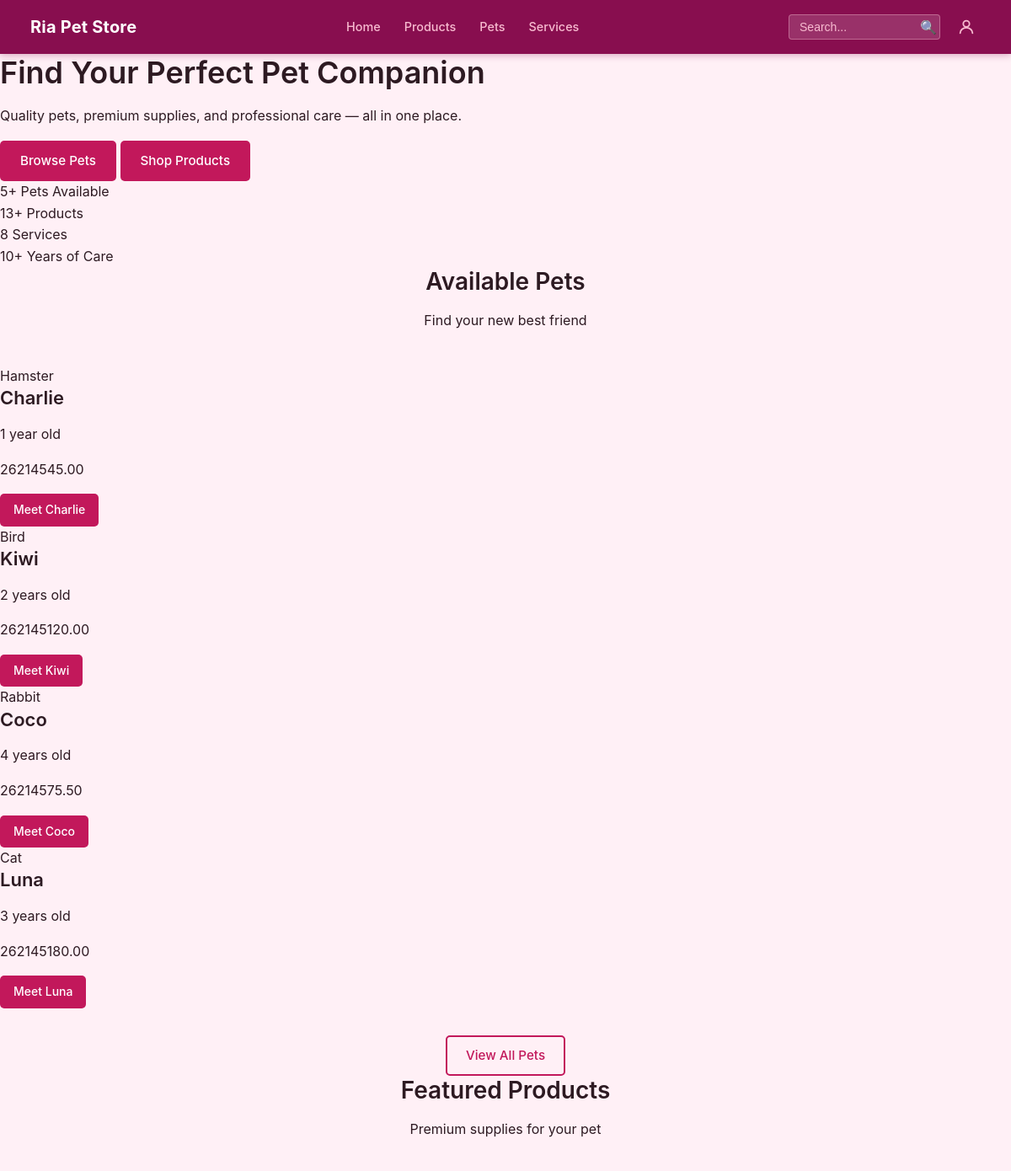
Before: / (upper part) with the older database file.
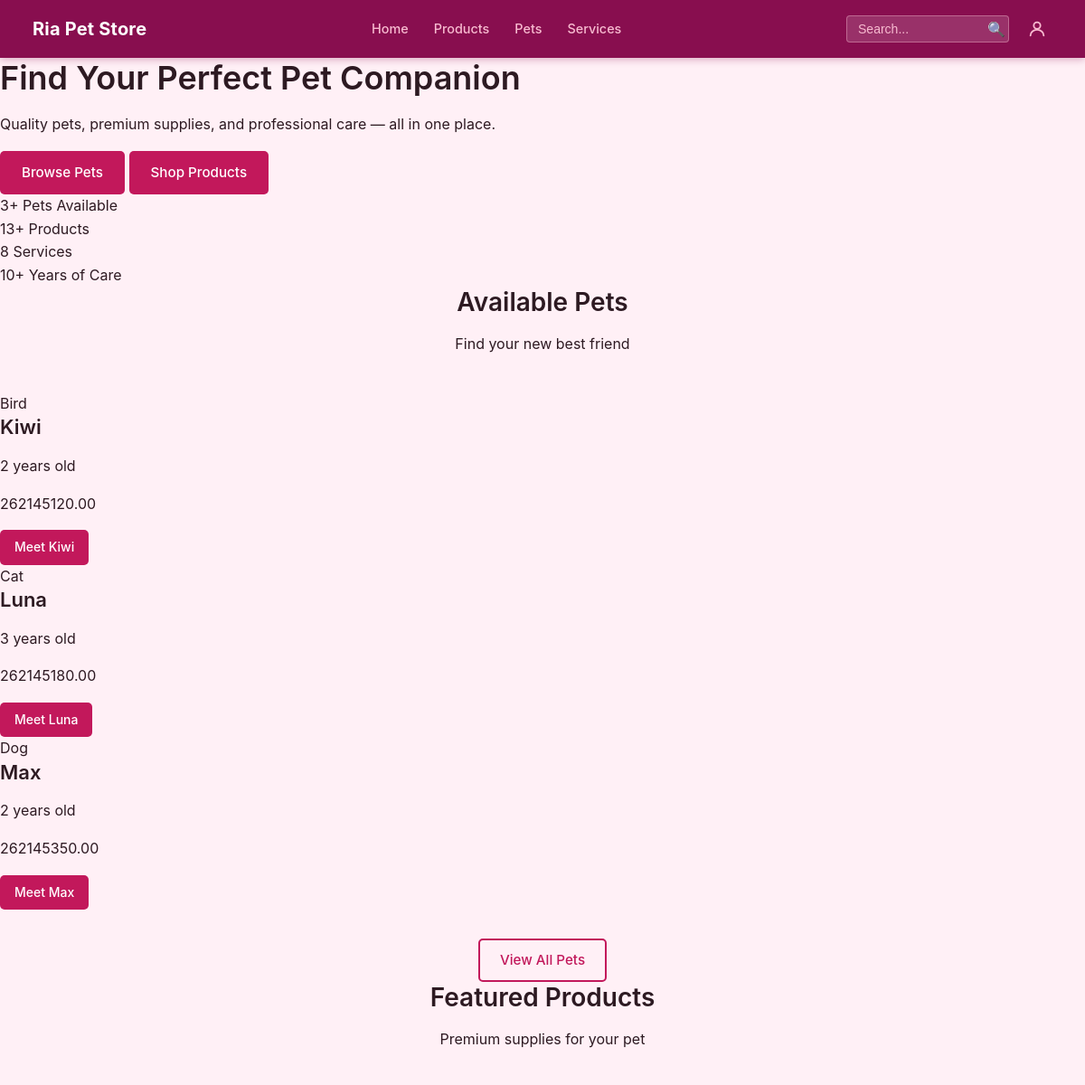
After: the same page with the newer database file.
### tables this page shows
CREATE TABLE `pets` (
  `id` int(11) NOT NULL,
  `name` varchar(50) NOT NULL,
  `species` varchar(30) DEFAULT NULL,
  `breed` varchar(100) DEFAULT NULL,
  `color` varchar(50) DEFAULT NULL,
  `age` int(11) DEFAULT NULL,
  `gender` enum('male','female') DEFAULT NULL,
  `price` decimal(10,2) DEFAULT NULL,
  `description` text DEFAULT NULL,
  `pet_status` enum('available','sold','reserved','adopted') DEFAULT 'available',
  `image` varchar(255) DEFAULT NULL,
  `created_at` timestamp NOT NULL DEFAULT current_timestamp(),
  `updated_at` timestamp NOT NULL DEFAULT current_timestamp() ON UPDATE current_timestamp(),
  `featured` tinyint(1) DEFAULT 0
);

### index.php (called while the page is built)
<?php
require_once __DIR__ . '/public/pages/index.php';

### backend/config/config.php (called while the page is built, shortened)
<?php
class Config
{
    private static $config = [];
    private static function loadDefaults()
    {
        self::$config = [
            'APP_NAME' => 'Ria Pet Store',
            'APP_ENV' => 'development',
            'APP_URL' => 'http://localhost/petstore',
            'APP_DEBUG' => true,
            'DB_HOST' => 'localhost',
            'DB_USER' => 'root',
            'DB_PASS' => '',
            'DB_NAME' => 'pet_store',
            'UPLOAD_MAX_SIZE' => 2097152,
            'UPLOAD_ALLOWED_TYPES' => 'image/jpeg,image/png,image/gif',
            'UPLOAD_PATH' => '../assets/uploads/',
            'PLACEHOLDER_IMAGE_SMALL' => 'https://via.placeholder.com/200x150?text=No+Image',
            'PLACEHOLDER_IMAGE_LARGE' => 'https://via.placeholder.com/400x300?text=No+Image',
        ];
    }
    public static function get($key, $default = null)
    {
        if (isset(self::$config[$key])) {
            return self::$config[$key];
        }
        $value = getenv($key);
        if ($value !== false) {
            return $value;
        }
        return $default;
    }
    public static function baseUrl($path = '')
    {
        $url = self::get('APP_URL', 'http://localhost/petstore');
        return $url . ($path ? '/' . ltrim($path, '/') : '');
    }
    public static function asset($path)
    {
        return self::baseUrl('assets/' . ltrim($path, '/'));
    }
}
?>

### backend/functions/helpers.php (called while the page is built, shortened)
<?php
require_once __DIR__ . '/../config/config.php';
function asset($path)
{
    return Config::asset($path);
}
function e($string)
{
    return htmlspecialchars($string, ENT_QUOTES, 'UTF-8');
}

### public/pages/index.php (the view, shortened to what this page needs)
<?php
require_once __DIR__ . '/../../backend/includes/header.php';
$featured_products = Cache::get('home_featured_products');
if ($featured_products === null) {
    $r = $conn->query(
        "SELECT id, product_name, category, price, sale_price, on_sale, featured
         FROM products
         WHERE featured = 1
         ORDER BY id DESC
         LIMIT 4"
    );
    $featured_products = $r->fetch_all(MYSQLI_ASSOC);
}
$featured_pets = Cache::get('home_featured_pets');
if ($featured_pets === null) {
    $r = $conn->query(
        "SELECT id, name, species, breed, age, price
         FROM pets
         WHERE pet_status = 'available'
         ORDER BY id DESC
         LIMIT 4"
    );
    $featured_pets = $r->fetch_all(MYSQLI_ASSOC);
}
$stats = Cache::get('home_stats');
if ($stats === null) {
    $stats = [
        'pets'     => $conn->query("SELECT COUNT(*) FROM pets WHERE pet_status = 'available'")->fetch_row()[0],
        'products' => $conn->query("SELECT COUNT(*) FROM products")->fetch_row()[0],
        'services' => $conn->query("SELECT COUNT(*) FROM services")->fetch_row()[0],
    ];
}
?>
<section class="hero">
    <div class="hero-content">
        <h1>Find Your Perfect Pet Companion</h1>
        <p>Quality pets, premium supplies, and professional care — all in one place.</p>
        <div class="hero-buttons">
            <a href="/petstore/pets"     class="btn btn-primary">Browse Pets</a>
            <a href="/petstore/products" class="btn btn-outline-white">Shop Products</a>
        </div>
    </div>
</section>
<section class="stats-bar">
    <div class="stat-item">
        <span class="stat-number"><?php echo $stats['pets']; ?>+</span>
        <span class="stat-label">Pets Available</span>
    </div>
    <div class="stat-item">
        <span class="stat-number"><?php echo $stats['products']; ?>+</span>
        <span class="stat-label">Products</span>
    </div>
    <div class="stat-item">
        <span class="stat-number"><?php echo $stats['services']; ?></span>
        <span class="stat-label">Services</span>
    </div>
    <div class="stat-item">
        <span class="stat-number">10+</span>
        <span class="stat-label">Years of Care</span>
    </div>
</section>
<?php if (!empty($featured_pets)): ?>
<section class="home-section">
    <div class="section-header">
        <h2>Available Pets</h2>
        <p>Find your new best friend</p>
    </div>
    <div class="pets-grid">
        <?php foreach ($featured_pets as $pet): ?>
            <div class="pet-card">
                <div class="pet-card-image">
                    <span class="pet-species-badge"><?php echo ucfirst(e($pet['species'])); ?></span>
                </div>
                <div class="pet-card-body">
                    <h3><?php echo e($pet['name']); ?></h3>
                    <p class="pet-age"><?php echo (int)$pet['age']; ?> <?php echo $pet['age'] == 1 ? 'year' : 'years'; ?> old</p>
                    <p class="pet-price"><?php echo CURRENCY_SYMBOL . number_format($pet['price'], 2); ?></p>
                </div>
                <div class="pet-card-footer">
                    <a href="/petstore/pet_details?id=<?php echo (int)$pet['id']; ?>"
                       class="btn btn-primary btn-small">
                        Meet <?php echo e($pet['name']); ?>
                    </a>
                </div>
            </div>
        <?php endforeach; ?>
    </div>
    <div class="section-footer">
        <a href="/petstore/pets" class="btn btn-outline">View All Pets</a>
    </div>
</section>
<?php endif; ?>
<?php if (!empty($featured_products)): ?>
<section class="home-section home-section-alt">
    <div class="section-header">
        <h2>Featured Products</h2>
        <p>Premium supplies for your pet</p>
    </div>
</section>
<?php endif; ?>
<?php require_once __DIR__ . '/../../backend/includes/footer.php'; ?>

### backend/includes/header.php (shortened to what this page needs)
<?php
require_once __DIR__ . '/../config/config.php';
require_once __DIR__ . '/../functions/helpers.php';
?>
<!DOCTYPE html>
<html lang="en">
<head>
    <link rel="stylesheet" href="<?php echo asset('css/base.css'); ?>">
    <link rel="stylesheet" href="<?php echo asset('css/layout.css'); ?>">
    <link rel="stylesheet" href="<?php echo asset('css/components.css'); ?>">
    <link rel="stylesheet" href="<?php echo asset('css/utilities.css'); ?>">
    <link rel="stylesheet" href="<?php echo asset('css/navigation.css'); ?>">
    <link rel="stylesheet" href="<?php echo asset('css/footer.css'); ?>">
    <link rel="stylesheet" href="<?php echo asset('css/animations.css'); ?>">
    <link rel="stylesheet" href="<?php echo asset('css/print.css'); ?>" media="print">
</head>
<body>
<?php include __DIR__ . '/navigation.php'; ?>
<main class="container">

### backend/includes/navigation.php (shortened to what this page needs)
<nav class="main-nav">
    <div class="nav-container">
        <div class="nav-logo">
            <a href="/petstore/">
                <span class="logo-text"><?php echo APP_NAME; ?></span>
            </a>
        </div>
        <div class="nav-menu">
            <ul class="nav-list">
                <li class="nav-item"><a href="/petstore/" class="nav-link">Home</a></li>
                <li class="nav-item has-mega-menu">
                    <a href="/petstore/products" class="nav-link">Products</a>
                </li>
                <li class="nav-item"><a href="/petstore/pets"     class="nav-link">Pets</a></li>
                <li class="nav-item"><a href="/petstore/services" class="nav-link">Services</a></li>
            </ul>
        </div>
        <div class="nav-actions">
            <div class="nav-search">
                <form action="/petstore/search" method="get" class="search-form">
                    <input type="text" name="q" placeholder="Search..." aria-label="Search">
                    <button type="submit" aria-label="Search">&#128269;</button>
                </form>
            </div>
            <?php if (isset($_SESSION['customer_id'])): ?>
                <div class="nav-user has-dropdown">
                    <button class="user-icon-btn" aria-label="User menu">
                        <svg xmlns="http://www.w3.org/2000/svg" width="22" height="22" viewBox="0 0 24 24" fill="none" stroke="currentColor" stroke-width="2" stroke-linecap="round" stroke-linejoin="round"><circle cx="12" cy="8" r="4"/><path d="M4 20c0-4 3.6-7 8-7s8 3 8 7"/></svg>
                    </button>
                    <div class="dropdown-menu">
                        <div class="dropdown-name"><?php echo e($_SESSION['customer_name'] ?? 'Account'); ?></div>
                        <a href="/petstore/user_profile">My Profile</a>
                        <a href="/petstore/order_history">Order History</a>
                        <a href="/petstore/my_appointments">My Appointments</a>
                        <a href="/petstore/logout">Logout</a>
                    </div>
                </div>
            <?php else: ?>
                <div class="nav-user has-dropdown">
                    <button class="user-icon-btn" aria-label="Account">
                        <svg xmlns="http://www.w3.org/2000/svg" width="22" height="22" viewBox="0 0 24 24" fill="none" stroke="currentColor" stroke-width="2" stroke-linecap="round" stroke-linejoin="round"><circle cx="12" cy="8" r="4"/><path d="M4 20c0-4 3.6-7 8-7s8 3 8 7"/></svg>
                    </button>
                </div>
            <?php endif; ?>
        </div>
    </div>
</nav>

### backend/includes/footer.php (shortened to what this page needs)
    </main>
</body>
</html>

### assets/css/base.css (style rules this page uses)
:root { --pink-dark: #880e4f; --pink-primary: #c2185b; --pink-mid: #e91e8c; --pink-accent: #f06292; --pink-light: #f8bbd0; --pink-pale: #fce4ec; --pink-bg: #fff0f6; --text-dark: #2d1a22; --text-mid: #5c3650; --text-light: #9c6b85; --white: #ffffff; --border: #f0c0d8; }
*, *::before, *::after { box-sizing: border-box; }
html { overflow-x: hidden; width: 100%; }
body { font-family: -apple-system, BlinkMacSystemFont, "Segoe UI", Roboto, sans-serif; margin: 0; padding: 0; background: var(--pink-bg); color: var(--text-dark); line-height: 1.6; overflow-x: hidden; width: 100%; }
.container { width: 100%; max-width: 100%; margin: 0 auto; box-sizing: border-box; }
h1, h2, h3, h4, h5, h6 { margin: 0 0 1rem 0; font-weight: 600; line-height: 1.25; color: var(--text-dark); }
h1 { font-size: 2.25rem; }
h2 { font-size: 1.75rem; }
h3 { font-size: 1.375rem; }
p { margin: 0 0 1rem 0; }
a { color: var(--pink-primary); text-decoration: none; }

### assets/css/layout.css (style rules this page uses)
main.container { background: var(--pink-bg); width: 100%; box-sizing: border-box; overflow-x: hidden; padding: 0; }
.section-header { text-align: center; margin-bottom: 2.5rem; }
.section-footer { text-align: center; margin-top: 2rem; }

### assets/css/components.css (style rules this page uses)
.btn { display: inline-block; padding: 10px 22px; background: var(--pink-primary); color: var(--white); border: 2px solid transparent; border-radius: 5px; cursor: pointer; font-size: 0.95rem; font-weight: 500; text-align: center; transition: background 0.2s, border-color 0.2s, color 0.2s; }
.btn-primary { background: var(--pink-primary); }
.btn-outline { background: transparent; border-color: var(--pink-primary); color: var(--pink-primary); }
.btn-small { padding: 6px 14px; font-size: 0.875rem; }

### assets/css/navigation.css (style rules this page uses)
.main-nav { background: var(--pink-dark); position: sticky; top: 0; z-index: 100; box-shadow: 0 2px 8px rgba(136,14,79,0.3); }
.nav-container { max-width: 100vw; margin: 0 auto; padding: 0 3vw; display: flex; align-items: center; justify-content: space-between; height: 64px; }
.nav-logo a { display: flex; align-items: center; gap: 8px; text-decoration: none; }
.logo-text { font-size: 1.25rem; font-weight: 700; color: var(--white); letter-spacing: 0.01em; }
.nav-menu { display: flex; align-items: center; }
.nav-list { list-style: none; margin: 0; padding: 0; display: flex; }
.nav-item { position: relative; }
.nav-link { display: block; padding: 0 14px; line-height: 64px; color: var(--pink-light); font-size: 0.9rem; font-weight: 500; white-space: nowrap; transition: color 0.15s; }
.nav-actions { display: flex; align-items: center; gap: 12px; }
.search-form { display: flex; align-items: center; }
.search-form input { padding: 6px 12px; border: 1px solid rgba(248,187,208,0.4); border-radius: 4px; background: rgba(255,255,255,0.15); color: var(--white); font-size: 0.875rem; width: 180px; }
.search-form input::placeholder { color: var(--pink-light); }
.search-form button { background: none; border: none; color: var(--pink-light); cursor: pointer; padding: 6px; margin-left: -30px; font-size: 1rem; }
.nav-user { position: relative; }
.user-icon-btn { background: none; border: none; cursor: pointer; color: var(--pink-light); display: flex; align-items: center; padding: 6px; border-radius: 50%; transition: color 0.15s, background 0.15s; }

Changed rows visible on the page:
no longer on this page (row edited): pets: species "Hamster", name "Charlie", age "1", shows "year", price "45.00"
no longer on this page (row edited): pets: species "Rabbit", name "Coco", age "4", shows "years", price "75.50"
now on this page (row unchanged): pets: species "Dog", name "Max", age "2", shows "years", price "350.00"
Other visible differences:
$stats['pets']: "5" → "3"
